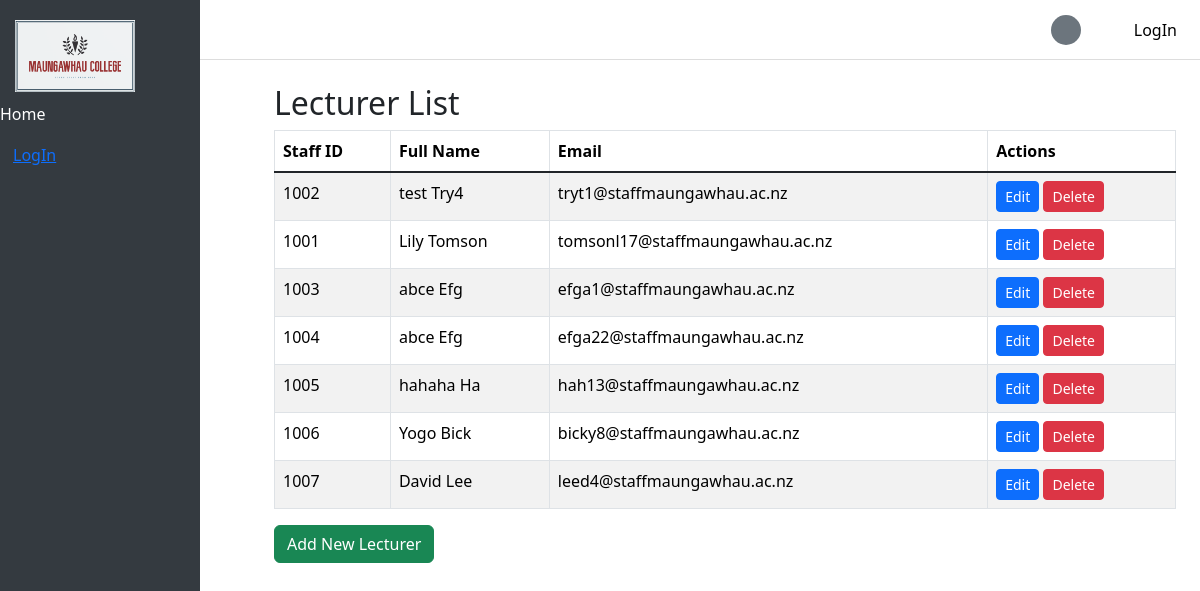
Page /lecturers/ on the committed database.
### Maungawhau/models.py (models this page shows, shortened)
class Lecturer(models.Model):
    staff_id = models.IntegerField(unique=True, blank=True, null=True)
    user = models.OneToOneField(User, on_delete=models.CASCADE)
    DOB = models.DateField()
    phone = models.CharField(max_length=20, default='')
    address = models.CharField(max_length=255, default='')

### Maungawhau/views.py (the view)
# urls.py: path('lecturers/', LecturerListView.as_view(), name='lecturer_list'),
class LecturerListView(ListView):
    model = Lecturer
    template_name = 'lecturer_list.html'
    context_object_name = 'lecturers'

### templates/lecturer_list.html (shortened to what this page needs)
{% extends 'base.html' %}
{% block content %} <div class="container mt-4">
        <h2>Lecturer List</h2>
        <table class="table table-striped table-bordered">
            <thead class="thead-dark">
                <tr>
                    <th>Staff ID</th>
                    <th>Full Name</th>
                    <th>Email</th>
                    <th>Actions</th>
                </tr>
            </thead>
            <tbody>
                {% for lecturer in lecturers %}
                    <tr>
                        <td>{{ lecturer.staff_id }}</td>
                        <td>{{ lecturer.user.first_name }} {{ lecturer.user.last_name }}</td>
                        <td>{{ lecturer.user.email }}</td>
                        <td>
                            <a href="{% url 'lecturer_update' lecturer.id %}" class="btn btn-primary btn-sm">Edit</a>
                            <a href="{% url 'lecturer_delete' lecturer.id %}" class="btn btn-danger btn-sm">Delete</a>
                        </td>
                    </tr>
                {% empty %}
                    <tr>
                        <td colspan="6">No lecturers available.</td>
                    </tr>
                {% endfor %}
            </tbody>
        </table>
        <a href="{% url 'lecturer_create' %}" class="btn btn-success">Add New Lecturer</a>
    </div>
{% endblock %}

### templates/base.html (style rules this page uses)
body { margin-left: 250px; padding-top: 60px; }

### rows in the picture
Lecturer: staff_id "1002", user.first_name "test", user.last_name "Try4", user.email "tryt1@staffmaungawhau.ac.nz"
Lecturer: staff_id "1001", user.first_name "Lily", user.last_name "Tomson", user.email "tomsonl17@staffmaungawhau.ac.nz"
Lecturer: staff_id "1003", user.first_name "abce", user.last_name "Efg", user.email "efga1@staffmaungawhau.ac.nz"
Lecturer: staff_id "1004", user.first_name "abce", user.last_name "Efg", user.email "efga22@staffmaungawhau.ac.nz"
Lecturer: staff_id "1005", user.first_name "hahaha", user.last_name "Ha", user.email "hah13@staffmaungawhau.ac.nz"
Lecturer: staff_id "1006", user.first_name "Yogo", user.last_name "Bick", user.email "bicky8@staffmaungawhau.ac.nz"
Lecturer: staff_id "1007", user.first_name "David", user.last_name "Lee", user.email "leed4@staffmaungawhau.ac.nz"
